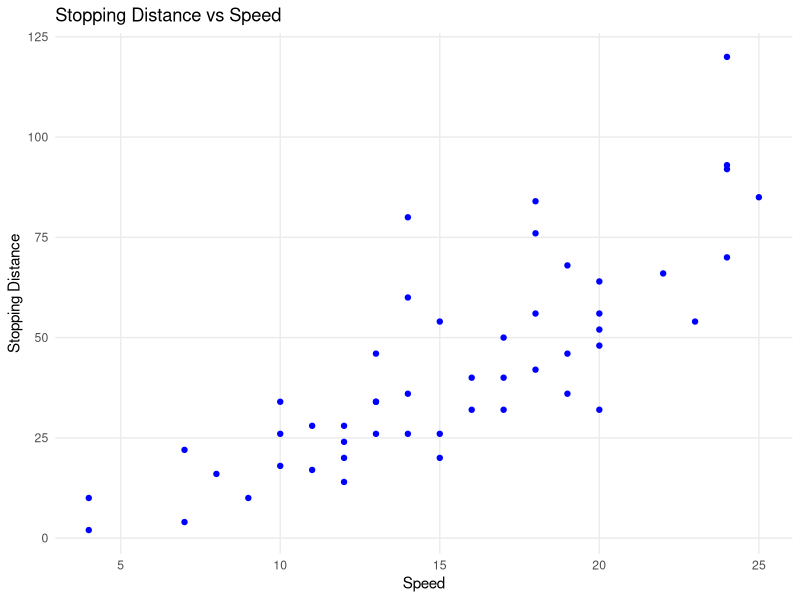
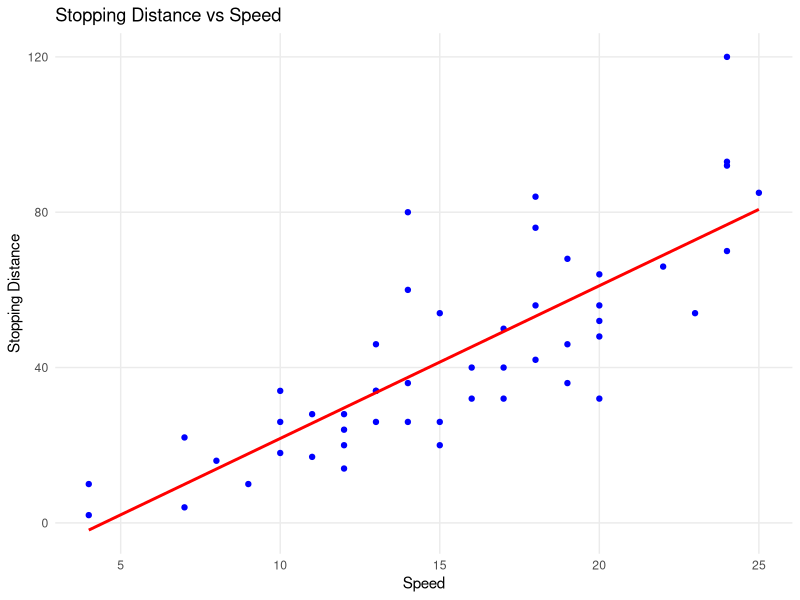
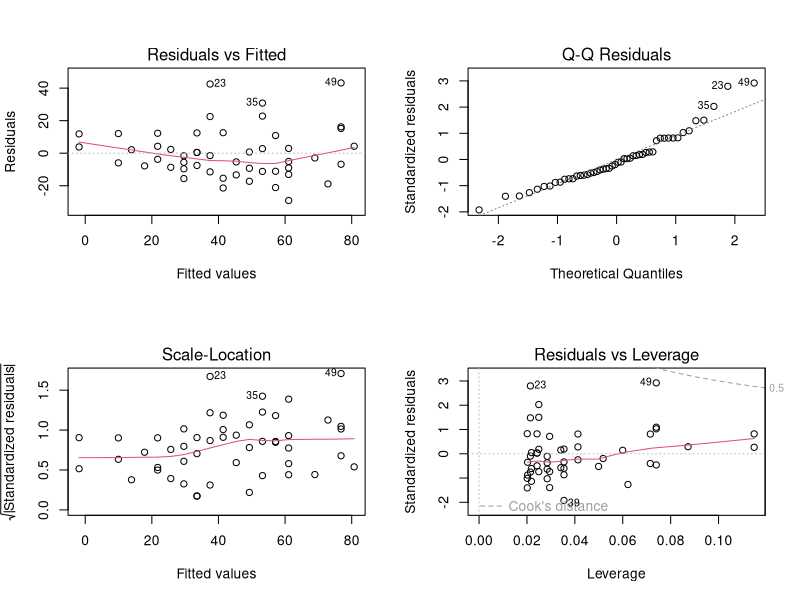

Write the R code that produced these figures, in order.
## ---- chunk 1
knitr::opts_chunk$set(echo = TRUE)
## ---- chunk 2
library(tidyverse)
## ---- chunk 3
# Load the cars dataset
data(cars)
glimpse(cars)
## ---- chunk 4
# Visualize the data
ggplot(cars, aes(x = speed, y = dist)) +
  geom_point(color = "blue") +
  labs(title = "Stopping Distance vs Speed",
       x = "Speed",
       y = "Stopping Distance") +
  theme_minimal() +
  theme(panel.grid.minor = element_blank())
## ---- chunk 5
# Build the linear model
model <- lm(dist ~ speed, data = cars)
model

# Visualize the data with the regression line
ggplot(cars, aes(x = speed, y = dist)) +
  geom_point(color = "blue") +
  geom_smooth(method = "lm", se = FALSE, color = "red") +
  labs(title = "Stopping Distance vs Speed",
       x = "Speed",
       y = "Stopping Distance") +
  theme_minimal() +
  theme(panel.grid.minor = element_blank())
## ---- chunk 6
# Evaluate the model
summary(model)
## ---- chunk 7
# Residual analysis
par(mfrow=c(2, 2))
plot(model)
